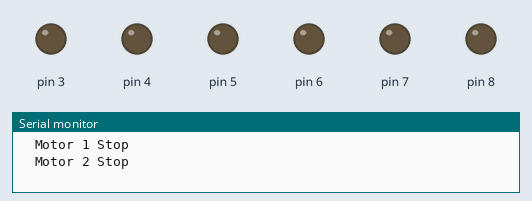
Simulated run of this sketch. Board: Arduino Uno, built with avr-gcc and run on an emulated ATmega328P. Shown: output pins drawn as LEDs (lit = HIGH), the last lines printed to the serial monitor.

Above: at 0.1 s.
At 2.45 s:
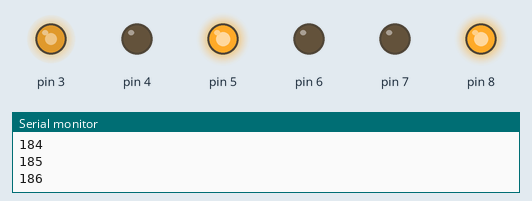
At 3.66 s:
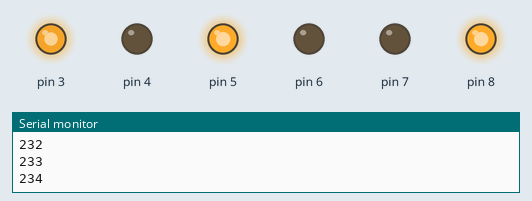
At 4.86 s:
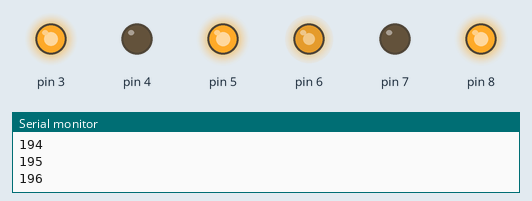
At 19.8 s:
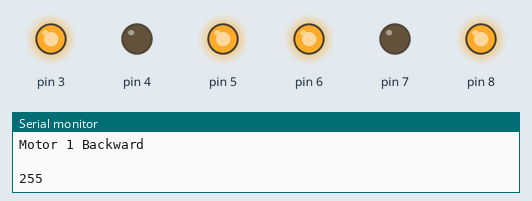
At 38.19 s:
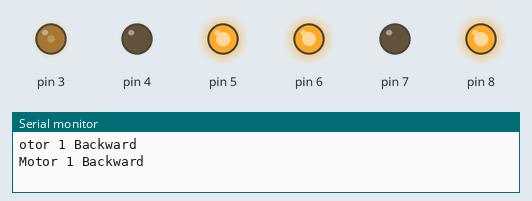
Timing chart, 0 to 40.0 s (numbered marks = the images above):
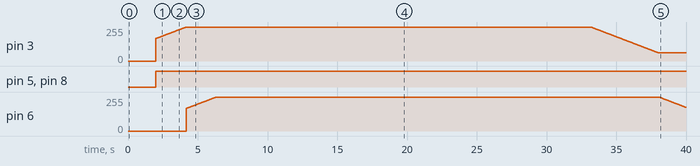

Measured:
- by itself, pin 3: rises from 0/255 to 255/255 in 4.3 s, then falls to 61/255 in 31.7 s
- by itself, pin 5, pin 8: LOW → HIGH at 2.0 s
- by itself, pin 6: rises from 0/255 to 255/255 in 15.6 s, then falls to 177/255 in 20.3 s

The sketch:

MotorWithPWM.ino
```cpp
#include <Motor.h>

//motor 1ww
int enA = 3;
int in1 = 4;
int in2 = 5;

//motor 2
int enB = 6;
int in3 = 7;
int in4 = 8;

//Motor(int in1, int in2, int in3, int in4, int enA, int enB)
Motor motor(in1, in2, in3, in4, enA, enB);


void Main(int duration){
  Serial.println("\n");
  Serial.println("Main");

  motor.backward();

  motor.analogBoth(169,255,25);
  motor.analogBothCD(255,255,duration);
  motor.analogBoth(255,60,25);

  motor.stopMotors();
  Serial.println("Complete");
}


void setup() {
  motor.usePin(enA);
  motor.usePin(enB);
  motor.usePin(in1);
  motor.usePin(in2);
  motor.usePin(in3);
  motor.usePin(in4);

  //Use Serial Monitor
  Serial.begin(9600);
}

void loop() {
  motor.stopMotors();
  delay(2000);
  Main(5000);
}
```
